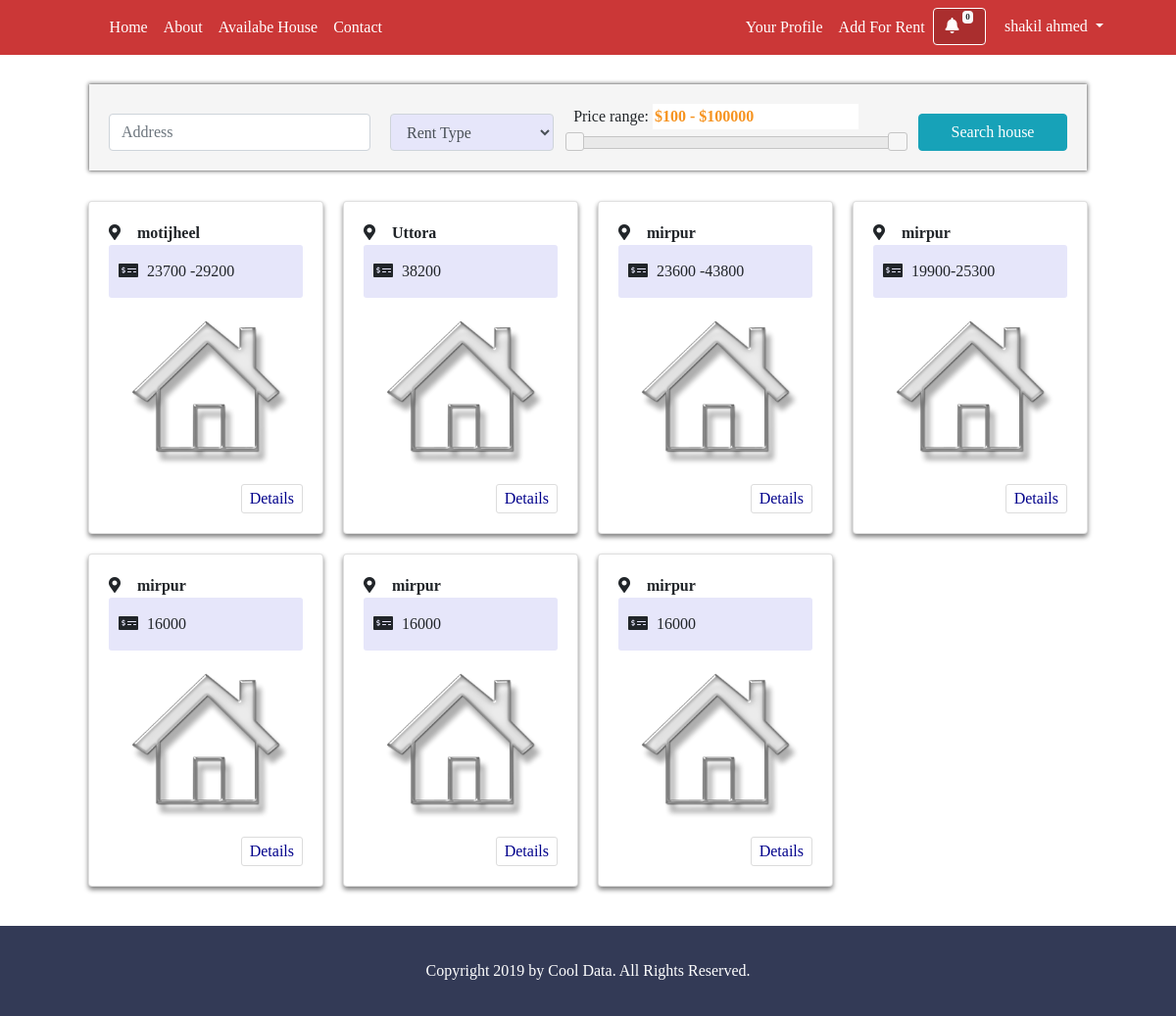
The app's page /availablehouse.php (signed in) with its own data.
### tables this page shows
CREATE TABLE `tbl_house` (
  `id` int(50) NOT NULL,
  `owner_id` int(50) NOT NULL,
  `tenant_id` int(50) NOT NULL,
  `address` text NOT NULL,
  `road_no` varchar(252) NOT NULL,
  `house_no` varchar(252) NOT NULL,
  `rental_value` varchar(50) NOT NULL,
  `house_type` varchar(50) NOT NULL,
  `floor` varchar(252) NOT NULL,
  `bedroom` varchar(50) NOT NULL,
  `dinning_room` varchar(52) NOT NULL,
  `bathroom` varchar(50) NOT NULL,
  `kitchen` varchar(52) NOT NULL,
  `balconies` varchar(52) NOT NULL,
  `description` text NOT NULL,
  `active_status` int(11) NOT NULL,
  `img_1` varchar(252) NOT NULL,
  `img_2` varchar(252) NOT NULL,
  `img_3` varchar(252) NOT NULL
);

### Controller/baseController.php (called while the page is built, shortened)
<?php
  include_once 'lib/Database.php';
  class Basecontroller
  {
    public function __construct()
    {
      $this->db = new Database();
    }
  }
 ?>

### lib/Database.php (called while the page is built, shortened)
<?php
  class Database
  {
    private $hostdb = 'localhost';
    private $userdb = 'root';
    private $passdb = '';
    private $namedb = 'houserent';
    function __construct()
    {
      if (!isset($link)) {
        try {
          $pdo = new PDO("mysql:host=".$this->hostdb.";dbname=".$this->namedb,$this->userdb,$this->passdb);
          $pdo->setAttribute(PDO::ATTR_ERRMODE, PDO::ERRMODE_EXCEPTION);
          $pdo->exec("SET CHARACTER SET utf8");
          $this->link = $pdo;
        } catch (PDOException $e) {
          die("Failed to Connect with Database.".$e->getMessage());
        }
      }
    }
  }
 ?>

### Controller/Homecontroller.php (called while the page is built, shortened)
<?php
  include_once 'Controller/baseController.php';
  class Homecontroller extends Basecontroller
  {
    public function gethomeDetails(){
      $sql = 'select * from tbl_house order by id DESC';
      $query = $this->db->link->prepare($sql);
      $query->execute();
      $result = $query->fetchAll();
      return $result;
    }
  }

### availablehouse.php (the view, shortened to what this page needs)
<?php
  include 'inc/header.php';
  include 'inc/navbar.php';
  include_once 'Controller/Homecontroller.php';
 ?>
<div class="available_page_area">
<?php
  $home = new Homecontroller();
  $data = $home->gethomeDetails();
 ?>
  <div class="available_page_main container">
    <div class="search_house">
      <div class="search_house_inner card">
        <div class="well search_card card-body">
          <form class="search_house_form" action="<?php echo $_SERVER['PHP_SELF']; ?>" method="post">
            <input type="text" name="address" class="form-control" value="<?php if(isset($_POST['address'])){
              echo $_POST['address'];
            } ?>" placeholder="Address">
            <select class="form-control" style="background-color:lavender;" name="house_type">
              <option value="" selected disabled>Rent Type</option>
            </select>
            <div id="range">
              <label for="input_range">Price range:</label>
              <input type="text" id="input_range" name="rental_value" readonly style="border:0; color:#f6931f; font-weight:bold;">
              <div id="main_range" class="myrange" title="Tap left or right button to set more precise value."></div>
            </div>
            <input type="submit" name="search_house" class="btn btn-info" value="Search house">
          </form>
        </div>
      </div>
    </div>
    <div class="all_houses row">
<?php
  foreach ($data as $value) {
 ?>
      <div class="single_houses card">
        <div class="single_house_inner card-body">
          <div class="house_title">
            <p style="font-weight:600;">  <i class="fas fa-map-marker-alt"></i> <?php echo $value['address']; ?> </p>
            <p class="rent"> <i class="fas fa-money-check-alt"></i> <?php echo $value['rental_value']; ?> </p>
          </div>
          <div class="house_img">
            <img src="assets/images/house/house29.png" alt="House">
          </div>
          <a href="housedetails.php?house_id=<?php echo $value['id']; ?>">Details</a>
        </div>
      </div>
<?php } ?>
    </div>
  </div>
</div>
<?php
  include 'inc/footer.php';
 ?>

### assets/css/style.css (style rules this page uses)
.container { padding: 0px; max-width: 85%; }
body { font-family: poppins; }
h1,h2,h3,h4,h5,p,ul,.row { padding: 0px; margin: 0px; }
.single_house_inner p i { min-width: 25px; }
.single_house_inner a { padding: 2px 8px; border: 1px solid gainsboro; border-radius: 3px; color: darkblue; float: right; margin-top: 10px; transition: 0.4s; }
.house_img { height: 180px; width: 180px; margin: 0px auto; }
.house_img img { height: 100%; width: 100%; }
.all_houses { display: grid; grid-template-columns: auto auto auto auto; grid-column-gap: 20px; grid-row-gap: 20px; }
.single_houses { box-shadow: 0px 3px 5px 0px grey; transition: 0.4s; cursor: pointer; }
.available_page_main { padding: 5px 0px 40px 0px; }
.available_page_area { margin-top: 80px; }
.rent { background-color: lavender; padding: 15px 10px; border-radius: 3px; }
.search_house_form { display: grid; grid-template-columns: auto auto auto auto; grid-column-gap: 20px; }
.search_house_inner { margin-bottom: 30px; }
.search_house_form input:not(#input_range) { margin-top: 10px; }
.search_house_form select { margin-top: 10px; }
.search_card { background-color: whitesmoke; box-shadow: 0px 0px 4px 1px grey; }

### records on screen
tbl_house: address "motijheel", rental_value "23700 -29200"
tbl_house: address "Uttora", rental_value "38200"
tbl_house: address "mirpur", rental_value "23600 -43800"
tbl_house: address "mirpur", rental_value "19900-25300"
tbl_house: address "mirpur", rental_value "16000"
tbl_house: address "mirpur", rental_value "16000"
tbl_house: address "mirpur", rental_value "16000"

### other values on screen
count($allmsg) "0"
Session::get('fname') "shakil"
Session::get('lname') "ahmed"
